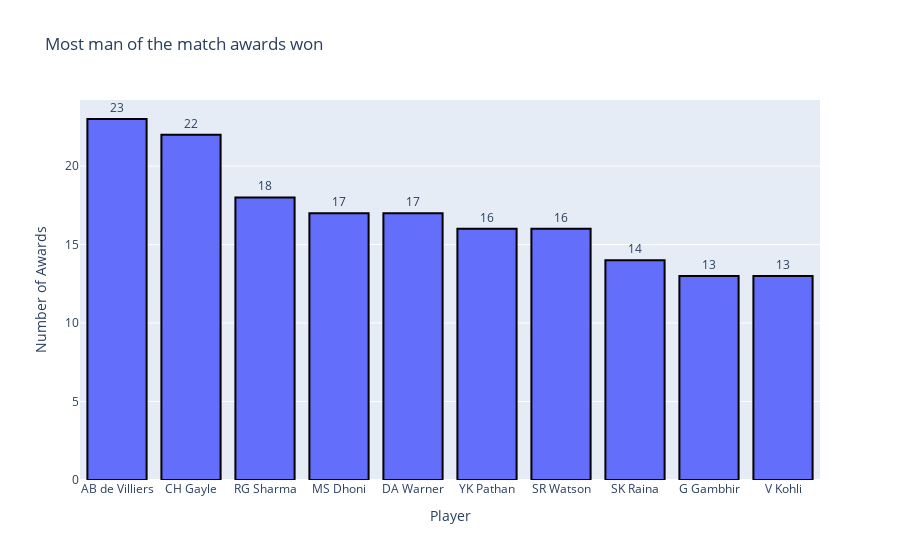

Notebook code for this chart:
### Markdown cell above
# Most Man of the match awards

### Code cell
moms = matches['player_of_match'].value_counts()
fig = go.Figure([go.Bar(x=moms.index[:10], y= moms.values[:10],text = moms.values[:10],textposition='outside',marker=dict(line=dict(color='#000000', width=2)))])
layout = go.Layout(title = 'Most man of the match awards won ',xaxis=dict(title='Player',tickmode='linear'),yaxis=dict(title='Number of Awards'))
fig.update_layout(layout)
iplot(fig)

### Figure 1 — Plotly figure (JSON) as saved in the notebook; plotly's stock layout.template omitted (floating-point values rounded to 4 significant figures)
{"data": [{"marker": {"line": {"color": "#000000", "width": 2}}, "text": [23, 22, 18, 17, 17, 16, 16, 14, 13, 13], "textposition": "outside", "type": "bar", "x": ["AB de Villiers", "CH Gayle", "RG Sharma", "MS Dhoni", "DA Warner", "YK Pathan", "SR Watson", "SK Raina", "G Gambhir", "V Kohli"], "y": [23, 22, 18, 17, 17, 16, 16, 14, 13, 13]}], "layout": {"title": {"text": "Most man of the match awards won "}, "xaxis": {"tickmode": "linear", "title": {"text": "Player"}}, "yaxis": {"title": {"text": "Number of Awards"}}}}
